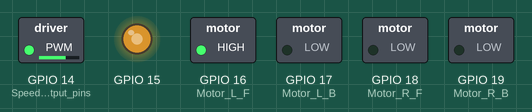
This sketch was run on a simulated ESP32. Shown: switched loads named in the sketch (green lamp = pin HIGH), output pins drawn as LEDs (lit = HIGH). WiFi joins after 1.5 s; servers stay silent unless stated; what the sketch prints to the serial monitor is not drawn.

Above: at 4.55 s.
At 6.05 s:
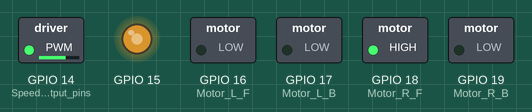
At 6.8 s:
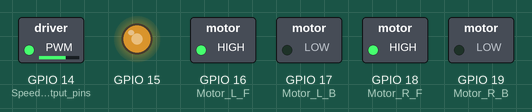
At 7.55 s:
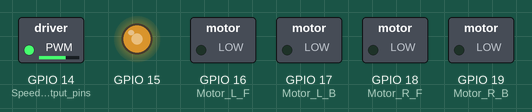
Timing chart, 0 to 8.1 s (numbered marks = the images above):
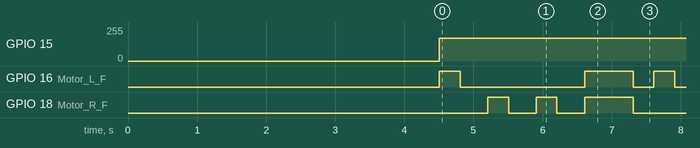

Measured:
- by itself, GPIO 15: 0/255 → 169/255 at 4.5 s
- by itself, GPIO 16 (Motor_L_F): repeats every 3.1 s: LOW 1.8 s, HIGH 0.70 s, LOW 0.30 s, HIGH 0.30 s
- by itself, GPIO 18 (Motor_R_F): repeats every 3.1 s: LOW 0.40 s, HIGH 0.30 s, LOW 0.40 s, HIGH 0.70 s, LOW 1.0 s, HIGH 0.30 s

The sketch:

navsuccess_edit.ino
```cpp
#include <WiFi.h>
#include "analogWrite.h"

//Setting up WiFi server and Client
String  ClientRequest;
WiFiServer server(80);
WiFiClient client;
String myresultat;
String ReadIncomingRequest(){
  while(client.available()) {
    ClientRequest = (client.readStringUntil('\r'));
    if ((ClientRequest.indexOf("HTTP/1.1")>0)&&(ClientRequest.indexOf("/favicon.ico")<0)){
      myresultat = ClientRequest;
    }
  }
  return myresultat;
}

//Defining pins for motor1 and motor2 direction control
const int Motor_L_F = 16;
const int Motor_L_B = 17;
const int Motor_R_F = 18;
const int Motor_R_B = 19;

//Connecting to the beacon in order to read RSSI values
void setup()
{
  ClientRequest = "";
  Serial.begin(115200);
  WiFi.disconnect();
  delay(3000);
  Serial.println("START");
  WiFi.begin("Sachin","sachin1234"); //Change this details as per your android phone
  while ((!(WiFi.status() == WL_CONNECTED))) {
    delay(300);
    Serial.print("..");
  }
  Serial.println("Connected");
  Serial.println("Your IP is");
  Serial.println((WiFi.localIP()));
  server.begin();

  pinMode(14, OUTPUT);  //Speed control output pins
  pinMode(15, OUTPUT);

  pinMode(Motor_L_F, OUTPUT); //Directional control output pins
  pinMode(Motor_L_B, OUTPUT);
  pinMode(Motor_R_F, OUTPUT);
  pinMode(Motor_R_B, OUTPUT);
}


void loop()
{
  analogWrite(14,170);                  //Speed control of motor-1
  analogWrite(15,170);                  //Speed control of motor-2
  int Frssi = check_RSSI();             //Read the RSSI value in "Forward" direction
  while (Frssi>114)                     //Setting threshold for stopping the UGV on reaching close to beacon
  {
    int Frssi = check_RSSI();
  }
  rightTurn();                          // Turn Right in-place
  int Rrssi = check_RSSI();             // Read the RSSI value in "Right" direction
  leftTurn();                           //Turn Left in-Place to get back to "Forward" direction
  leftTurn();                           //Turn left in-place to turn to "Left" direction
  int Lrssi = check_RSSI();             //Read the RSSI value in "Left" direction
  int mxOf=maxof(Frssi,Rrssi,Lrssi);    //Find the max value amoung the RSSI values read in the three directions
  //Serial.print("max = ");
  //Serial.println(mxOf);

  //Turn towards the direction of maximum RSSI and move towards that direction
  for (int i=0;i<mxOf;i++)
  {
    rightTurn();
  }
  Forward();
  delay(700);
  Stop();
  delay(300);
}

int maxof(int a,int b,int c)  //Function to find max amoung the three RSSI values
{
  int mx = 1;
  if (b>a)
  {
    mx = 2;
    if (c>=b)
    {
      mx = 0;
    }
  }
 else if (c>=a)
 {
  mx=0;
 }
 return mx;
}

int check_RSSI(){               // Function to read RSSI values from the android phone (beacon)
  int rssi=0;
  int x;
  for(int j=0;j<20;j++)
  {
   x=WiFi.RSSI();
  rssi = rssi + x;
  }
  rssi = rssi / 40;         //Averaging over 20 points for stable readings
  Serial2.write(rssi);
  Serial.println(rssi);
  return rssi;
}

void rightTurn(){               //Turn right 90 degree in-place
  Right();
  delay(300);
  Stop();
  delay(400);
}

void leftTurn(){                //Turn left 90 degree in-place
  Left();
  delay(300);
  Stop();
  delay(400);
}

void Forward(){                   //Move forward
  digitalWrite(Motor_L_F, HIGH);
  digitalWrite(Motor_L_B, LOW);
  digitalWrite(Motor_R_F, HIGH);
  digitalWrite(Motor_R_B, LOW);

  }

void Right(){                     //Move Right
  digitalWrite(Motor_R_F, LOW);
  digitalWrite(Motor_R_B, LOW);
  digitalWrite(Motor_L_F, HIGH);
  digitalWrite(Motor_L_B, LOW);
}

void Left(){                      //Move Left
  digitalWrite(Motor_L_F, LOW);
  digitalWrite(Motor_L_B, LOW);
  digitalWrite(Motor_R_F, HIGH);
  digitalWrite(Motor_R_B, LOW);
}

void Back(){                      //Move Back
  digitalWrite(Motor_L_F, LOW);
  digitalWrite(Motor_L_B, HIGH);
  digitalWrite(Motor_R_F, LOW);
  digitalWrite(Motor_R_B, HIGH);
}

void Stop(){                      //Stop
  digitalWrite(Motor_L_F, LOW);
  digitalWrite(Motor_L_B, LOW);
  digitalWrite(Motor_R_F, LOW);
  digitalWrite(Motor_R_B, LOW);
}
```

analogWrite.h
```cpp
#ifndef _ESP32_ANALOG_WRITE_
#define _ESP32_ANALOG_WRITE_

#include <Arduino.h>

typedef struct analog_write_channel
{
  int8_t pin;
  double frequency;
  uint8_t resolution;
} analog_write_channel_t;

int analogWriteChannel(uint8_t pin);

void analogWriteFrequency(double frequency);
void analogWriteFrequency(uint8_t pin, double frequency);

void analogWriteResolution(uint8_t resolution);
void analogWriteResolution(uint8_t pin, uint8_t resolution);

void analogWrite(uint8_t pin, uint32_t value, uint32_t valueMax = 255);

#endif
```
